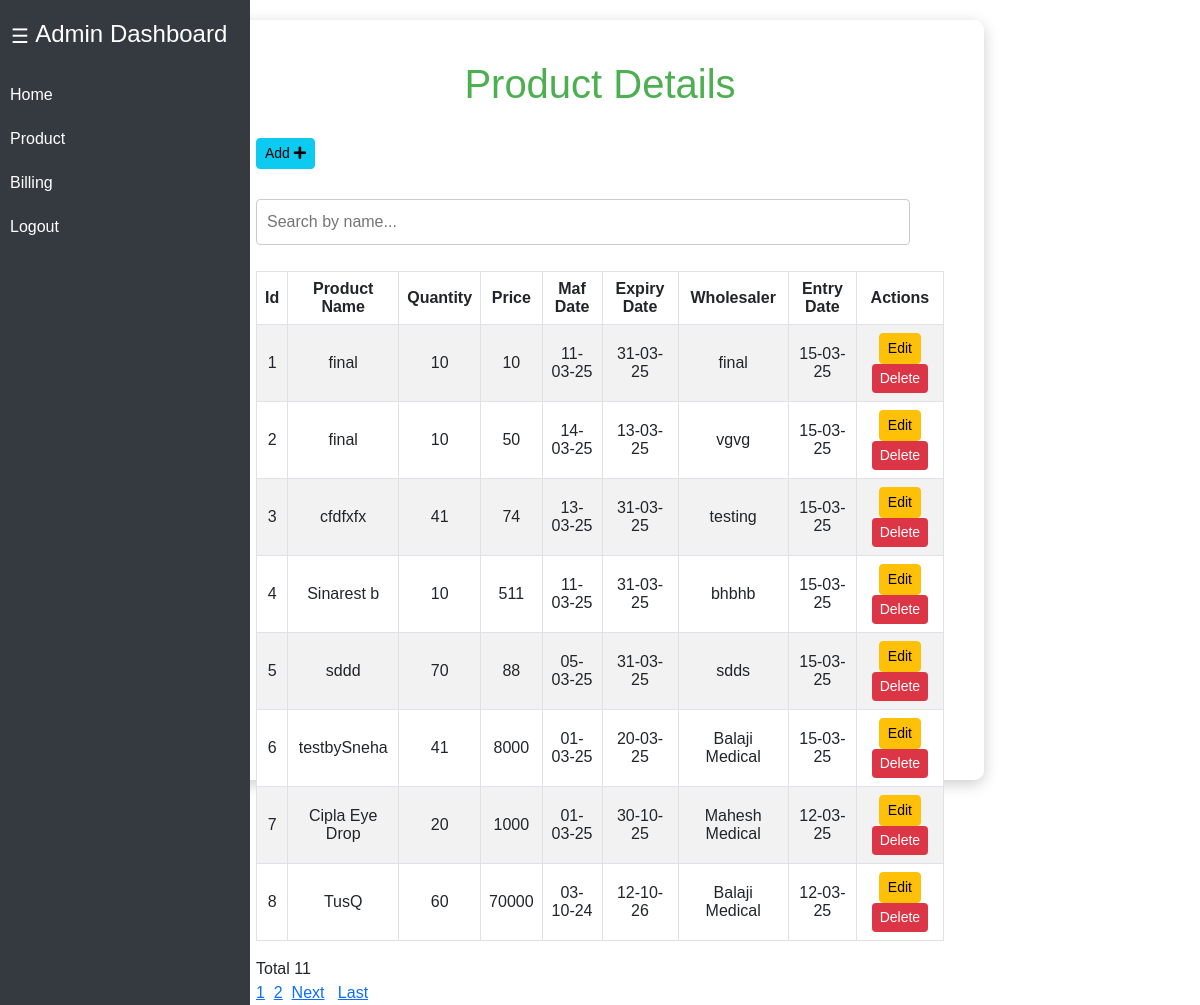
Page /product.php (signed in) on the committed database.
### tables this page shows
CREATE TABLE `stocklist` (
  `id` int(20) NOT NULL,
  `product_name` text NOT NULL,
  `wholesaler` varchar(30) NOT NULL,
  `price` varchar(30) NOT NULL,
  `entry_date` text NOT NULL,
  `quantity` int(20) NOT NULL,
  `mfg_date` text NOT NULL,
  `exp_date` text NOT NULL
);

### product.php (the view, shortened to what this page needs)
<?php
include_once("sidepage.php");
$servername = "localhost";
$username = "root";
$password = "";
$db="sharda_medical";
$conn = new mysqli($servername, $username, $password,$db);
  $sql = "SELECT * FROM `stocklist` order by id desc";
  $result_query = $conn->query($sql);
  if ($result_query) {
     $result=$result_query->fetch_all(MYSQLI_ASSOC);
  } else {
      echo "Error: " . $conn->error;
  }
   $sql_count = "SELECT COUNT(*) as res_count FROM `stocklist` ";
  $result_count_query = $conn->query($sql_count);
 if ($result_count_query) {
   $res_count=$result_count_query->fetch_all(MYSQLI_ASSOC);
  } else {
      echo "Error: " . $conn->error;
  }
$perPage = 8;
$totalRows = count($result);
$totalPages = ceil($totalRows / $perPage);
$page = isset($_GET['page']) ? (int)$_GET['page'] : 1;
$page = ($page > 0) ? $page : 1;
$start = ($page - 1) * $perPage;
$searchTerm = isset($_GET['search']) ? strtolower($_GET['search']) : '';
if ($searchTerm) {
    $filteredData = array_filter($result, function ($row) use ($searchTerm) {
        return strpos(strtolower($row['product_name']), $searchTerm) !== false;
    });
} else {
    $filteredData = $result;
}
$paginatedData = array_slice($filteredData, $start, $perPage);
?>
<!DOCTYPE html>
<html lang="en">
<head>
    <link href="https://cdn.jsdelivr.net/npm/bootstrap@5.3.0-alpha1/dist/css/bootstrap.min.css" rel="stylesheet">
    <link rel="stylesheet" href="https://cdnjs.cloudflare.com/ajax/libs/font-awesome/5.15.3/css/all.min.css">
</head>
<body>
<div class="container">
    <h1>Product Details</h1>
    <h3 class="addbtn"><a href="addProduct.php" class="btn btn-info btn-sm"> Add <span class="fa fa-plus"></span></a></h3>
    <div class="table-responsive">
        <form action="" method="GET" id="searchForm">
        <input type="text" name="search" id="searchInput" placeholder="Search by name..." value="<?php echo htmlspecialchars($searchTerm); ?>" onkeyup="this.form.submit()">
    </form>
        <table class="table table-striped table-bordered">
            <thead>
                <tr>
                    <th>Id</th>
                    <th>Product Name</th>
                    <th>Quantity</th>
                    <th>Price</th>
                    <th>Maf Date</th>
                    <th>Expiry Date</th>
                    <th>Wholesaler</th>
                    <th>Entry Date</th>
                    <th>Actions</th>
                </tr>
            </thead>
            <tbody>
                <?php
                foreach ($paginatedData as $row) :
                 $df ++;
                    ?>
                    <tr id="tr_<?php echo $row['id']; ?>">
                        <td><?php echo $df; ?></td>
                        <td><?php echo $row['product_name']; ?></td>
                        <td><?php echo $row['quantity']; ?></td>
                        <td><?php echo $row['price']; ?></td>
                        <td><?php echo $row['mfg_date']; ?></td>
                        <td><?php echo $row['exp_date']; ?></td>
                        <td><?php echo $row['wholesaler']; ?></td>
                        <td><?php echo $row['entry_date']; ?></td>
                        <td>
                            <a href="editProduct.php?id=<?php echo $row['id']; ?>"class="btn btn-warning btn-sm">Edit</a>
                            <button type="button" class="btn btn-danger btn-sm" onclick="delFun(<?php echo $row['id'];?>)">Delete</button>
                        </td>
                    </tr>
                <?php endforeach; ?>
            </tbody>
        </table>
        <?php echo "Total ".$res_count[0]['res_count'];?>
        <div class="pagination">
            <?php for ($i = 1; $i <= $totalPages; $i++): ?>
                <a href="?page=<?php echo $i; ?>&search=<?php echo urlencode($searchTerm); ?>" class="<?php echo $i === $page ? 'active' : ''; ?>"><?php echo $i; ?></a>&nbsp;&nbsp;
            <?php endfor; ?>
            <?php if ($page < $totalPages): ?>
                <a href="?page=<?php echo $page + 1; ?>&search=<?php echo urlencode($searchTerm); ?>">Next</a>&nbsp;&nbsp;&nbsp;
                <a href="?page=<?php echo $totalPages; ?>&search=<?php echo urlencode($searchTerm); ?>">Last</a>&nbsp;&nbsp;
            <?php endif; ?>
        </div>
    </div>
</div>
</body>
</html>

### product.php (style rules this page uses)
body { margin: 0; font-family: Arial, sans-serif; height: 100vh; background-image : url('images/wallpaper.jpg'); background-size: cover; background-position: center; background-repeat: no-repeat; display: flex; justify-content: center; align-items: center; }
.container { background-color: rgba(255, 255, 255, 0.9); border-radius: 10px; padding: 40px; width: 95%; height: 95%; max-width: 1200px; box-shadow: 0 4px 15px rgba(0, 0, 0, 0.2); margin-left: 18%; margin-right: 18%; }
h1 { color: #4CAF50; text-align: center; margin-bottom: 30px; }
.table th, .table td { text-align: center; vertical-align: middle; }
.btn-danger { background-color: #dc3545; border: none; }
.table-responsive { margin-top: 20px; }
#searchInput { width: 95%; padding: 10px; margin: 10px 0; border: 1px solid #ccc; border-radius: 4px; font-size: 16px; box-sizing: border-box; }

### rows in the picture
stocklist: product_name "final", quantity "10", price "10", mfg_date "11-03-25", exp_date "31-03-25", wholesaler "final", entry_date "15-03-25"
stocklist: product_name "final", quantity "10", price "50", mfg_date "14-03-25", exp_date "13-03-25", wholesaler "vgvg", entry_date "15-03-25"
stocklist: product_name "cfdfxfx", quantity "41", price "74", mfg_date "13-03-25", exp_date "31-03-25", wholesaler "testing", entry_date "15-03-25"
stocklist: product_name "Sinarest b", quantity "10", price "511", mfg_date "11-03-25", exp_date "31-03-25", wholesaler "bhbhb", entry_date "15-03-25"
stocklist: product_name "sddd", quantity "70", price "88", mfg_date "05-03-25", exp_date "31-03-25", wholesaler "sdds", entry_date "15-03-25"
stocklist: product_name "testbySneha", quantity "41", price "8000", mfg_date "01-03-25", exp_date "20-03-25", wholesaler "Balaji Medical", entry_date "15-03-25"
stocklist: product_name "Cipla Eye Drop", quantity "20", price "1000", mfg_date "01-03-25", exp_date "30-10-25", wholesaler "Mahesh Medical", entry_date "12-03-25"
stocklist: product_name "TusQ", quantity "60", price "70000", mfg_date "03-10-24", exp_date "12-10-26", wholesaler "Balaji Medical", entry_date "12-03-25"

### other values in the picture
$res_count[0]['res_count'] "11"
